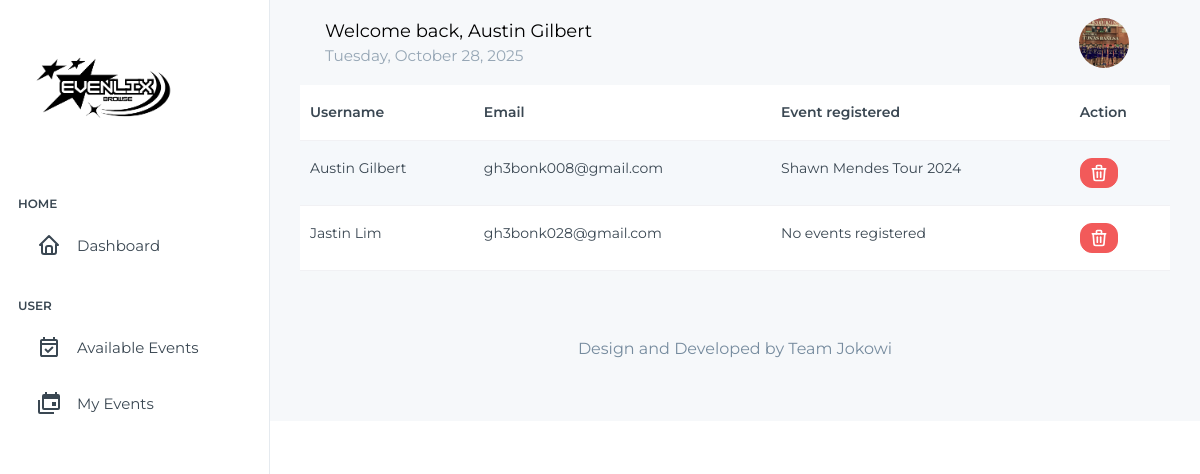
/UserManage.php (signed in), run on the app's committed database.
### tables this page shows
CREATE TABLE `users` (
  `user_id` int(11) NOT NULL,
  `email` varchar(255) NOT NULL,
  `username` varchar(100) NOT NULL,
  `password` varchar(255) NOT NULL,
  `role` enum('admin','user') NOT NULL DEFAULT 'user',
  `foto` varchar(50) DEFAULT NULL,
  `id_events` int(11) DEFAULT NULL
);

### user-process.php (the view, shortened to what this page needs)
<?php
require "connect.php";
$sql = "SELECT u.user_id, u.username, u.email,
               IFNULL(GROUP_CONCAT(e.event_name SEPARATOR ', '), 'No events registered') AS event_names
        FROM users u
        LEFT JOIN registrations r ON u.user_id = r.user_id
        LEFT JOIN events e ON r.event_id = e.id_events
        WHERE u.role = 'user'
        GROUP BY u.user_id, u.username, u.email";
$stmt = $conn->prepare($sql);
$stmt->execute();
$result = $stmt->get_result();
if ($result->num_rows > 0) {
    while ($row = $result->fetch_assoc()) {
        echo '<tr>';
        echo '<td>' . htmlspecialchars($row['username']) . '</td>';
        echo '<td>' . htmlspecialchars($row['email']) . '</td>';
        $event_names = htmlspecialchars($row['event_names']);
        echo '<td>' . $event_names . '</td>';
        echo "<td>";
        echo "<a class='btn btn-danger btn-sm rounded-3' data-bs-toggle='modal' data-bs-target='#deleteUserModal' data-user-id='" . htmlspecialchars($row['user_id']) . "'>";
        echo "<svg xmlns='http://www.w3.org/2000/svg' width='20' height='20' viewBox='0 0 24 24' fill='none' stroke='currentColor' stroke-width='2' stroke-linecap='round' stroke-linejoin='round' class='icon icon-tabler icon-tabler-trash'>";
        echo "</svg></a>";
        echo "</td>";
        echo '</tr>';
    }
}
?>

### header.php (shortened to what this page needs)
<?php
require "connect.php";
$role = isset($_SESSION['role']) ? $_SESSION['role'] : null;
$userId = isset($_SESSION['user_id']) ? $_SESSION['user_id'] : null;
$username = 'Guest';
$userImage = '../assets/images/profile/default.jpg';
$currentDate = date('l, F j, Y');
if ($userId) {
    $stmt = $conn->prepare("SELECT username, foto FROM users WHERE user_id = ?");
    $stmt->bind_param("i", $userId);
    $stmt->execute();
    $stmt->bind_result($username, $foto);
    if ($stmt->fetch()) {
        if (!empty($foto)) {
            $userImage = "../assets/images/profile/" . $foto . '?' . time();
        }
    }
}
?>
<link rel="stylesheet" href="../assets/css/styles.min.css" />
<header class="app-header">
  <nav class="navbar navbar-expand-lg navbar-light">
    <div class="container-fluid mt-2">
      <div class="navbar-brand">
        <span class="fs-5">Welcome back, <?php echo htmlspecialchars($username); ?></span>
        <div class="small text-muted"><?php echo htmlspecialchars($currentDate); ?></div>
      </div>
      <?php if ($role === 'admin' || $role === 'user'): ?>
      <div class="navbar-collapse justify-content-end" id="navbarNav">
        <ul class="navbar-nav flex-row ms-auto align-items-center justify-content-end">
          <li class="nav-item dropdown">
            <a class="nav-link nav-icon-hover" href="#" id="drop2" data-bs-toggle="dropdown" aria-expanded="false">
              <img src="<?php echo htmlspecialchars($userImage); ?>" alt="" width="50" height="50" class="rounded-circle" style="object-fit: cover;">
            </a>
          </li>
        </ul>
      </div>
    <?php endif; ?>
    </div>
  </nav>
</header>

### data on the page
users: username "Austin Gilbert", foto (picture), email "gh3bonk008@gmail.com", event_names "Shawn Mendes Tour 2024"
users: username "Jastin Lim", email "gh3bonk028@gmail.com", event_names "No events registered"
